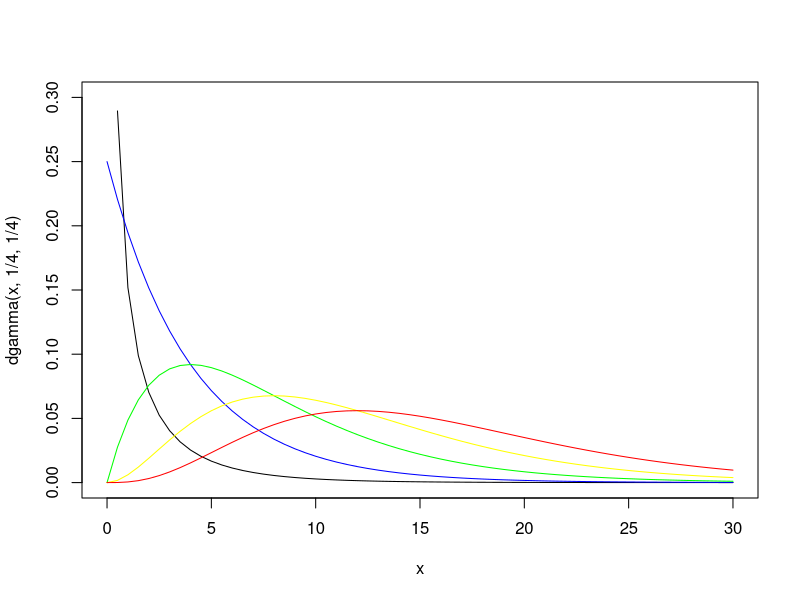
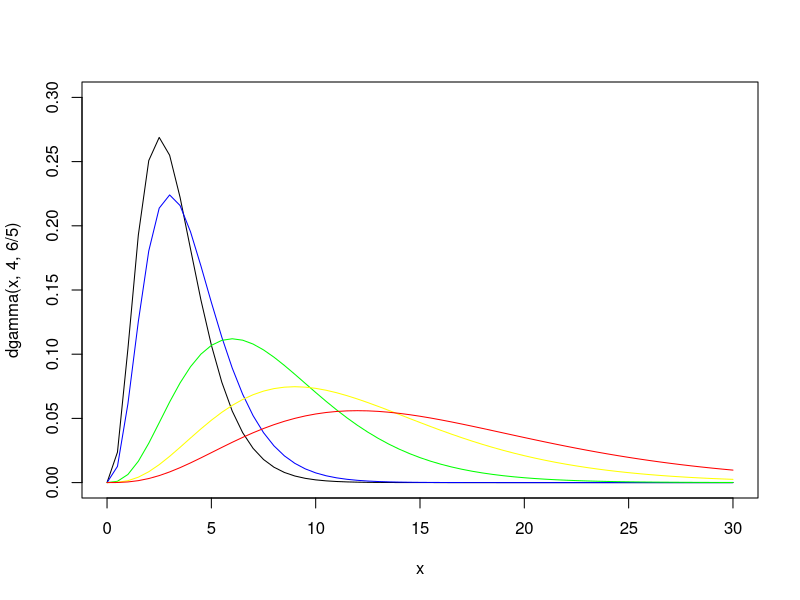

Write the R code that produced these figures, in order.
# gamma distribution
# The Gamma distribution with parameters shape = a and scale = s has density
# f(x)= 1/(s^a Gamma(a)) x^(a-1) e^-(x/s)

# Figure 3.2 - 2 Gamma pdfs
N <- 1000
x <- seq(0, 30, by = 0.5)
plot(x, dgamma(x, 1/4, 1/4), type = 'l', ylim = c(0, 0.3))
lines(x, dgamma(x, 1, 1/4), type = 'l', col = 'blue')
lines(x, dgamma(x, 2, 1/4), type = 'l', col = 'green')
lines(x, dgamma(x, 3, 1/4), type = 'l', col = 'yellow')
lines(x, dgamma(x, 4, 1/4), type = 'l', col = 'red')

plot(x, dgamma(x, 4, 6/5), type = 'l', ylim = c(0, 0.3))
lines(x, dgamma(x, 4, 1/1), type = 'l', col = 'blue')
lines(x, dgamma(x, 4, 1/2), type = 'l', col = 'green')
lines(x, dgamma(x, 4, 1/3), type = 'l', col = 'yellow')
lines(x, dgamma(x, 4, 1/4), type = 'l', col = 'red')
# be careful with the shape and scale in gamma function in R
